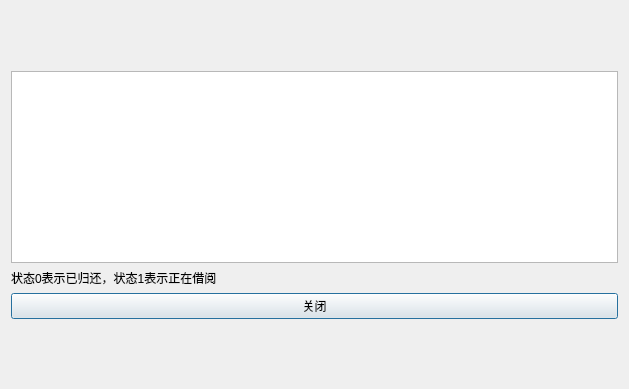
<?xml version="1.0" encoding="UTF-8"?>
<ui version="4.0">
 <class>StuBorDialog</class>
 <widget class="QDialog" name="StuBorDialog">
  <property name="geometry">
   <rect>
    <x>0</x>
    <y>0</y>
    <width>629</width>
    <height>389</height>
   </rect>
  </property>
  <property name="windowTitle">
   <string>Dialog</string>
  </property>
  <layout class="QGridLayout" name="gridLayout">
   <item row="0" column="0">
    <spacer name="verticalSpacer">
     <property name="orientation">
      <enum>Qt::Vertical</enum>
     </property>
     <property name="sizeHint" stdset="0">
      <size>
       <width>20</width>
       <height>40</height>
      </size>
     </property>
    </spacer>
   </item>
   <item row="1" column="0">
    <widget class="QTableWidget" name="showBorTw"/>
   </item>
   <item row="4" column="0">
    <spacer name="verticalSpacer_2">
     <property name="orientation">
      <enum>Qt::Vertical</enum>
     </property>
     <property name="sizeHint" stdset="0">
      <size>
       <width>20</width>
       <height>40</height>
      </size>
     </property>
    </spacer>
   </item>
   <item row="3" column="0">
    <widget class="QPushButton" name="closeBtn">
     <property name="text">
      <string>关闭</string>
     </property>
    </widget>
   </item>
   <item row="2" column="0">
    <widget class="QLabel" name="label">
     <property name="text">
      <string>状态0表示已归还，状态1表示正在借阅</string>
     </property>
    </widget>
   </item>
  </layout>
 </widget>
 <resources/>
 <connections/>
</ui>
